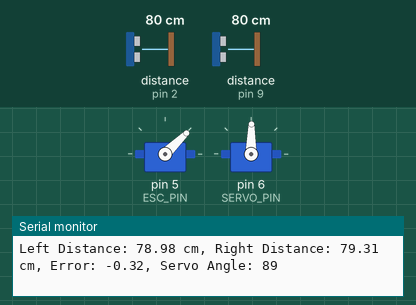
The sketch below on a simulated Arduino Uno, built with avr-gcc and run on an emulated ATmega328P. Shown: 2 × servo, the last lines printed to the serial monitor. Wiring (inferred from the names in the program): 2 × ultrasonic range finder: trigger pin 3, echo pin 2 / trigger pin 10, echo pin 9. The test bench sets the inputs (shaded band); at power-on: distance to the obstacle (sensors on pin 2, pin 9) 80 cm. The echo pulse lasts 58.3 µs per cm.

Above: at 2.2 s.
2.3 s: distance to the obstacle (sensor on pin 2) set to 18 cm
At 3.5 s:
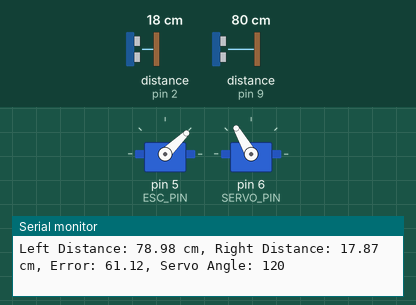
3.8 s: distance to the obstacle (sensor on pin 9) set to 2 cm
At 4.8 s:
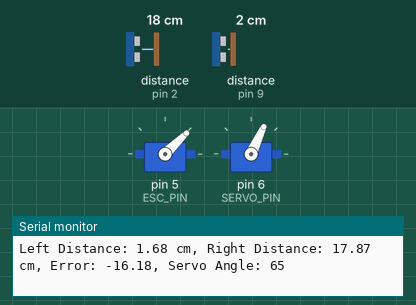
5.3 s: distance to the obstacle (sensor on pin 9) set to 35 cm
At 6.0 s:
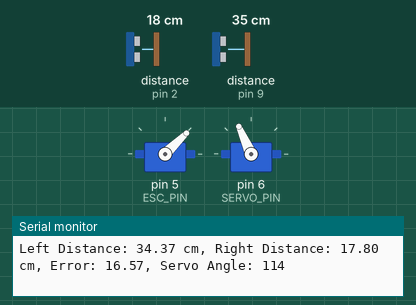
6.8 s: distance to the obstacle (sensor on pin 2) set to 120 cm
At 7.2 s:
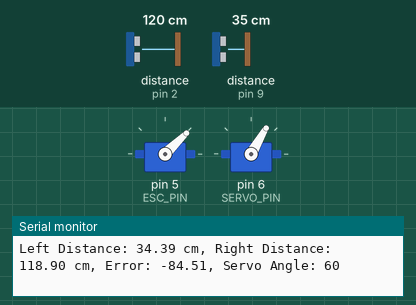
9.8 s: distance to the obstacle (sensor on pin 2) set to 2 cm
At 10.7 s:
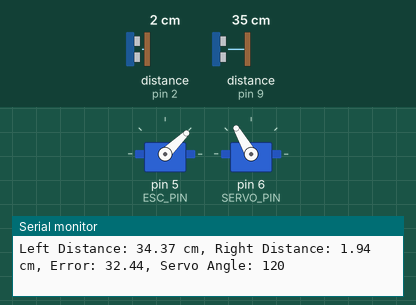
11.3 s: distance to the obstacle (sensor on pin 9) set to 4 cm
At 11.8 s:
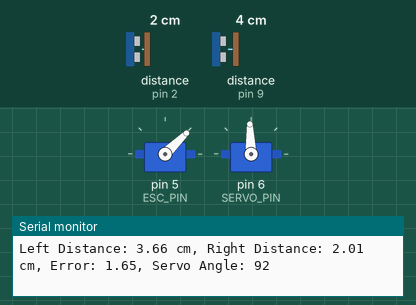
Timing chart, 0 to 14.3 s (numbered marks = the images above; inputs shaded):
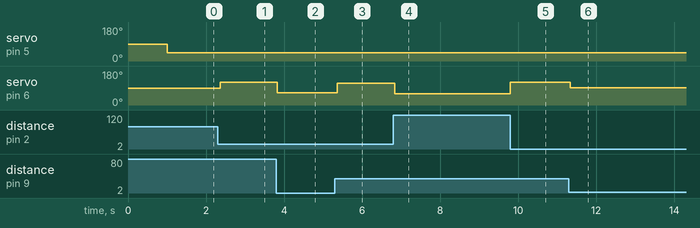

Measured:
- after the input at 2.3 s, servo on pin 6 (SERVO_PIN): 89° → 120° after 0.06 s
- after the input at 3.8 s, servo on pin 6 (SERVO_PIN): 120° → 65° at once
- after the input at 5.3 s, servo on pin 6 (SERVO_PIN): 65° → 114° after 0.06 s
- after the input at 6.8 s, servo on pin 6 (SERVO_PIN): 114° → 60° at once
- after the input at 9.8 s, servo on pin 6 (SERVO_PIN): 60° → 120° at once
- after the input at 11.3 s, servo on pin 6 (SERVO_PIN): 120° → 92° at once

The sketch:

round_one.ino
```cpp
#include <Servo.h>

// Pin definitions
const int TRIG_LEFT = 10;
const int ECHO_LEFT = 9;
const int TRIG_RIGHT = 3;
const int ECHO_RIGHT = 2;
const int ESC_PIN = 5;
const int SERVO_PIN = 6;

// ESC calibration values
const int NEUTRAL_PULSE = 1500;
const int FULL_THROTTLE = 2000;
const int FULL_REVERSE = 1000;

const float Kp = 1.5;
const float Ki = 0.0;
const float Kd = 0.0;
const float FORWARD_SPEED = 1000;

float error = 0;
float previous_error = 0;
float integral = 0;
float derivative = 0;
float output = 0;

// Servo angles
const int CENTER_ANGLE = 90;
const int MAX_STEERING_ANGLE = 30;  // Maximum deviation from center

// Global variables
Servo esc;
Servo steering;
float lastError = 0;
unsigned long lastTime = 0;

void setup() {
  // Initialize serial communication
  Serial.begin(9600);

  // Initialize ultrasonic sensor pins
  pinMode(TRIG_LEFT, OUTPUT);
  pinMode(ECHO_LEFT, INPUT);
  pinMode(TRIG_RIGHT, OUTPUT);
  pinMode(ECHO_RIGHT, INPUT);

  // Attach and initialize servo and ESC
  esc.attach(ESC_PIN);
  steering.attach(SERVO_PIN);

  // Center the steering
  steering.write(CENTER_ANGLE);
  delay(1000);
}

void loop() {
  // Get current distance from wall
  float distanceLeft = getDistance(TRIG_LEFT, ECHO_LEFT);
  float distanceRight = getDistance(TRIG_RIGHT, ECHO_RIGHT);

  // Calculate error
  error = distanceLeft - distanceRight;

  // Calculate time difference
  unsigned long currentTime = millis();
  float deltaTime = (currentTime - lastTime) / 1000.0;  // Convert to seconds

  // Calculate derivative of error
  derivative = (error - lastError) / deltaTime;

  // Calculate PD control output
  output = (Kp * error) + (Ki * integral) + (Kd * derivative);

  // Limit control output to maximum steering angle
  output = constrain(output, -MAX_STEERING_ANGLE, MAX_STEERING_ANGLE);

  // Convert control output to steering angle
  int steeringAngle = CENTER_ANGLE + output;

  // Apply steering control
  steering.write(steeringAngle);

  // Set forward motion
  esc.writeMicroseconds(FORWARD_SPEED);

  // Update previous values
  lastError = error;
  lastTime = currentTime;

  // Debug output
  Serial.print("Left Distance: ");
  Serial.print(distanceLeft);
  Serial.print(" cm, Right Distance: ");
  Serial.print(distanceRight);
  Serial.print(" cm, Error: ");
  Serial.print(error);
  Serial.print(", Servo Angle: ");
  Serial.println(steeringAngle);

  delay(50);
}

float getDistance(int trigPin, int echoPin) {
  digitalWrite(trigPin, LOW);
  delayMicroseconds(2);
  digitalWrite(trigPin, HIGH);
  delayMicroseconds(10);
  digitalWrite(trigPin, LOW);

  long duration = pulseIn(echoPin, HIGH);
  return duration * 0.034 / 2;  // Convert to cm
}
```
